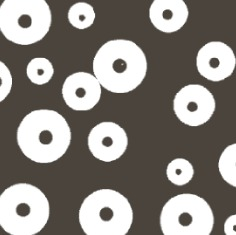
#> input picture img/Polka.jpg, 236 x 235 px, found by its file name
$ python Boundary_extraction.py
#> lines starting #> are read from the running program, lines starting #| are printed output that depends on the picture
import cv2
import numpy as np

image = cv2.imread(r"C:\Users\Raja\PycharmProjects\Computer_Vision\img\Polka.jpg")
#> image is the input picture: shape (235, 236, 3); mean B, G, R 129.5, 134.7, 139

def boundary_extraction(image):
    h, w, _ = image.shape
#> h = 235; w = 236
    boundary = np.zeros((h, w), dtype=np.uint8)

    for y in range(1, h - 1):
        for x in range(1, w - 1):
            # Calculate the gradient using Sobel operators
            dx = int(image[y, x + 1, 0]) - int(image[y, x - 1, 0])
            dy = int(image[y + 1, x, 0]) - int(image[y - 1, x, 0])
            gradient_magnitude = np.sqrt(dx**2 + dy**2)

            # Threshold the gradient magnitude to find edges
            if gradient_magnitude > 105:
                boundary[y, x] = 255
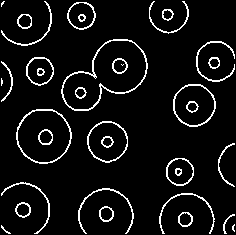
#> boundary: shape (235, 236); 7.1% white in thin lines or dots

    return boundary

boundary = boundary_extraction(image)

cv2.imshow("Input Image", image)
cv2.imshow("Boundary", boundary)
cv2.waitKey(0)
cv2.destroyAllWindows()
